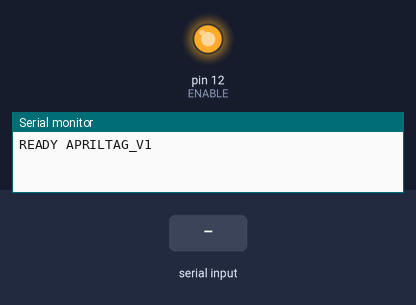
A sketch run on a simulated Arduino Uno, built with avr-gcc and run on an emulated ATmega328P. On the bench: output pins drawn as LEDs (lit = HIGH), the last lines printed to the serial monitor. The test bench sets the inputs (shaded band).

Above: at 1.2 s.
1.3 s: "ARM\n" received over Serial
At 1.9 s:
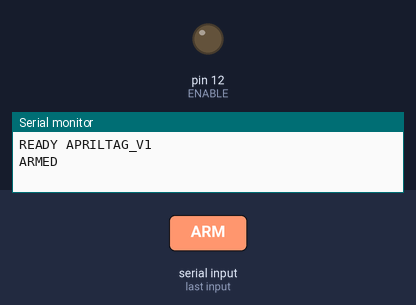
Timing chart, 0 to 4.3 s (numbered marks = the images above; inputs shaded):
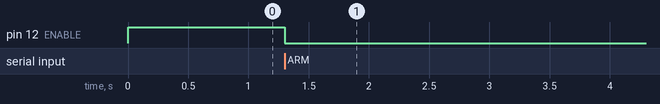

Measured:
- after the input at 1.3 s, pin 12 (ENABLE): HIGH → LOW at once

The sketch:

arduino_pan_tilt.ino
```cpp
/* Two STEP/DIR drivers. Install AccelStepper in Arduino Library Manager.
   This REPLACES original repository firmware; protocol is APRILTAG_V1.
   Center mount BEFORE resetting board. No physical homing or encoder.
   Configure driver hardware for 1/16 microstepping. Check README first. */
#include <AccelStepper.h>
#include <math.h>
#include <stdlib.h>
#include <string.h>

const byte PAN_STEP = 8, PAN_DIR = 7, TILT_STEP = 6, TILT_DIR = 5, ENABLE = 12;
const float MICROSTEPS = 16.0;
const float PAN_STEPS_DEG = 200.0 * MICROSTEPS * (144.0 / 17.0) / 360.0;
const float TILT_STEPS_DEG = 200.0 * MICROSTEPS * (64.0 / 21.0) / 360.0;
// Conservative STARTING limits, not verified machine collision limits.
const float PAN_LIMIT_DEG = 45, TILT_LIMIT_DEG = 25;
const float MAX_RATE = 3.0, ACCEL_DEG_S2 = 10.0;
const unsigned long WATCHDOG_MS = 350;
AccelStepper pan(AccelStepper::DRIVER, PAN_STEP, PAN_DIR);
AccelStepper tilt(AccelStepper::DRIVER, TILT_STEP, TILT_DIR);
float desiredPan = 0, desiredTilt = 0, actualPan = 0, actualTilt = 0;
bool armed = false;
unsigned long lastCommand = 0, lastRamp = 0;
char line[64];
byte length = 0;
bool overflow = false;

void haltMotion() {
  desiredPan = desiredTilt = actualPan = actualTilt = 0;
  pan.setSpeed(0); tilt.setSpeed(0);
  armed = false;  // Keep enable LOW if previously enabled, to hold tilt.
}

bool parseNumber(char *s, float &value) {
  if (!s) return false;
  char *end;
  value = strtod(s, &end);
  return end != s && *end == '\0' && isfinite(value);
}

void handleCommand(char *s) {
  if (!strcmp(s, "ARM")) {
    haltMotion();
    digitalWrite(ENABLE, LOW);
    armed = true;
    lastCommand = millis();
    Serial.println(F("ARMED"));
    return;
  }
  if (!strcmp(s, "STOP")) { haltMotion(); return; }
  char *command = strtok(s, " ");
  if (!command || strcmp(command, "V")) { haltMotion(); return; }
  float p, t;
  char *pText = strtok(NULL, " ");
  char *tText = strtok(NULL, " ");
  char *extra = strtok(NULL, " ");
  if (extra || !parseNumber(pText, p) || !parseNumber(tText, t) ||
      fabs(p) > MAX_RATE || fabs(t) > MAX_RATE) { haltMotion(); return; }
  if (!armed) return;
  lastCommand = millis();
  desiredPan = p; desiredTilt = t;
}

float ramp(float current, float target, float delta) {
  if (target > current) return min(target, current + delta);
  return max(target, current - delta);
}

void setup() {
  pinMode(ENABLE, OUTPUT);
  digitalWrite(ENABLE, HIGH); // Outputs disabled until explicit ARM.
  pan.setMaxSpeed(1500); tilt.setMaxSpeed(1500);
  pan.setMinPulseWidth(3); tilt.setMinPulseWidth(3);
  pan.setCurrentPosition(0); tilt.setCurrentPosition(0);
  Serial.begin(115200);
  Serial.println(F("READY APRILTAG_V1"));
  lastRamp = micros();
}

void loop() {
  // Bounded parsing so serial traffic cannot indefinitely starve stepping.
  byte budget = 32;
  while (Serial.available() && budget--) {
    char c = Serial.read();
    if (c == '\n') {
      line[length] = 0;
      if (!overflow) handleCommand(line); else haltMotion();
      length = 0; overflow = false;
    } else if (c != '\r') {
      if (length < sizeof(line) - 1) line[length++] = c;
      else overflow = true;
    }
  }
  if (armed && millis() - lastCommand > WATCHDOG_MS) haltMotion();
  unsigned long now = micros();
  if (now - lastRamp >= 2000) {
    float dt = min((now - lastRamp) / 1000000.0f, .02f);
    lastRamp = now;
    actualPan = ramp(actualPan, desiredPan, ACCEL_DEG_S2 * dt);
    actualTilt = ramp(actualTilt, desiredTilt, ACCEL_DEG_S2 * dt);
    pan.setSpeed(actualPan * PAN_STEPS_DEG);
    tilt.setSpeed(actualTilt * TILT_STEPS_DEG);
  }
  long p = pan.currentPosition(), t = tilt.currentPosition();
  if ((p >= (long)(PAN_LIMIT_DEG * PAN_STEPS_DEG) && actualPan > 0) ||
      (p <= -(long)(PAN_LIMIT_DEG * PAN_STEPS_DEG) && actualPan < 0)) {
    actualPan = 0; pan.setSpeed(0);
  }
  if ((t >= (long)(TILT_LIMIT_DEG * TILT_STEPS_DEG) && actualTilt > 0) ||
      (t <= -(long)(TILT_LIMIT_DEG * TILT_STEPS_DEG) && actualTilt < 0)) {
    actualTilt = 0; tilt.setSpeed(0);
  }
  pan.runSpeed(); tilt.runSpeed();
}
```
